Frame 1 (no input): blank canvas, image omitted
Frame 60 (the mouse pressed at the canvas centre just before this capture): blank canvas, image omitted
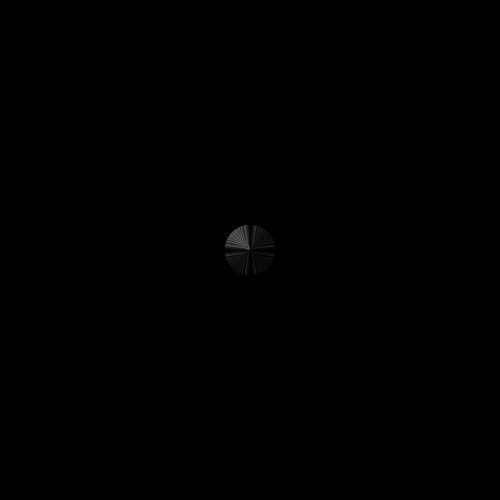
Frame 120 (the mouse held since frame 60 and released just before this capture)

The Processing sketch whose frames 1 and 60 were blank and that drew this single picture after the mouse press (run headless with seeded random() and noise(); from frame 60 on, the mouse is pressed at the canvas centre):

// Processing sketch: processing_25331
// ── processing_25331.pde

Circle[] circles = new Circle[100];

void setup(){
  size(500,500);
  smooth();
}

void draw(){
  
  background(0);
  
  if(mousePressed)
    
    circles = (Circle[])append(circles, new Circle(mouseX,mouseY)); 
    
  drawScreen();
  for(int i = 0;i<circles.length;i++){
    if(circles[i]!=null)
      circles[i].moreDiam();
  }
  
  
}

public class Circle{
  int x;
  int y;
  int diam;
  int count;  
  
  public Circle(int g, int h){
    x = g;
    y = h;
    diam = 1;
    count = 0;
  }
    
  public void moreDiam(){
    
    if(count == 0){
      if(diam<50)
        diam++;
      else
        count = 1;
    }
    
    if(count == 1){
      if(diam>0)
        diam--;
      else
        count = 0;
    }
  }
}

public void drawScreen(){
  for(int i = 0;i<circles.length;i++){
    if(circles[i]!=null)
      ellipse(circles[i].x,circles[i].y,circles[i].diam,circles[i].diam);
  }
}
